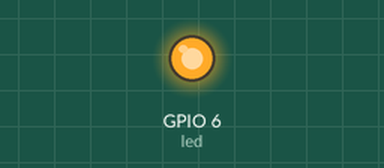
A program run on a simulated Raspberry Pi (BCM pin numbers). On the bench: output pins drawn as LEDs (lit = HIGH). Parts the program declares active-low are drawn by pin level, so they are really on while drawn off.

Above: at 0.65 s.
At 5.15 s:
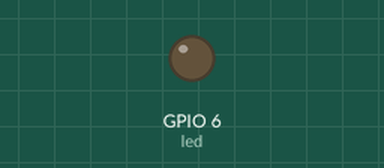
Timing chart, 0 to 7.8 s (numbered marks = the images above):
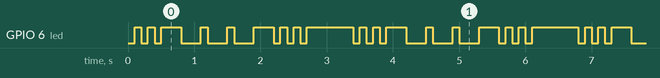

The program:

sos.py
```python
import gpiozero as gpio
import time

led = gpio.LED(6, active_high=False, initial_value=0)

def dit():
    led.on()
    time.sleep(0.1)
    led.off()
    time.sleep(0.1)

def dah():
    led.on()
    time.sleep(0.3)
    led.off()
    time.sleep(0.1)

def send_s():
    dit()
    dit()
    dit()
    time.sleep(0.2)

def send_o():
    dah()
    dah()
    dah()
    time.sleep(0.2)

while True:
    send_s()
    send_o()
    send_s()
    time.sleep(0.4)
```

Measured:
- by itself, GPIO 6 (led): repeats every 3.4 s: LOW 0.10 s, HIGH 0.10 s, LOW 0.10 s, HIGH 0.30 s, 2 × (LOW 0.30 s, HIGH 0.10 s), LOW 0.30 s, HIGH 0.30 s, 2 × (LOW 0.10 s, HIGH 0.10 s), LOW 0.10 s, HIGH 0.70 s, LOW 0.10 s, HIGH 0.10 s
- by itself, everything shown: repeats every 3.4 s, in 18 steps
